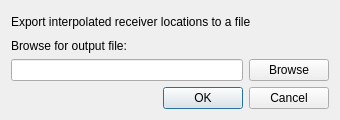
<?xml version="1.0" encoding="UTF-8"?>
<ui version="4.0">
 <class>export_receiver_locations</class>
 <widget class="QDialog" name="export_receiver_locations">
  <property name="geometry">
   <rect>
    <x>0</x>
    <y>0</y>
    <width>340</width>
    <height>120</height>
   </rect>
  </property>
  <property name="windowTitle">
   <string>Export to ASCII</string>
  </property>
  <layout class="QVBoxLayout" name="verticalLayout">
   <item>
    <widget class="QLabel" name="label_5">
     <property name="toolTip">
      <string>&lt;html&gt;&lt;head/&gt;&lt;body&gt;&lt;p&gt;Generate simple ASCII output file containing receiver traceIDs and locations known by SeisArray. Can be used as input file for Survey generation or SeisArray generation.&lt;/p&gt;&lt;/body&gt;&lt;/html&gt;</string>
     </property>
     <property name="text">
      <string>Export interpolated receiver locations to a file</string>
     </property>
    </widget>
   </item>
   <item>
    <layout class="QVBoxLayout" name="verticalLayout_2">
     <item>
      <widget class="QLabel" name="label_3">
       <property name="text">
        <string>Browse for output file:</string>
       </property>
      </widget>
     </item>
     <item>
      <layout class="QHBoxLayout" name="horizontalLayout_2">
       <item>
        <widget class="QLineEdit" name="lineEdit_outfile"/>
       </item>
       <item>
        <widget class="QPushButton" name="pushButton_outfile">
         <property name="text">
          <string>Browse</string>
         </property>
        </widget>
       </item>
      </layout>
     </item>
    </layout>
   </item>
   <item>
    <widget class="QDialogButtonBox" name="buttonBox">
     <property name="orientation">
      <enum>Qt::Horizontal</enum>
     </property>
     <property name="standardButtons">
      <set>QDialogButtonBox::Cancel|QDialogButtonBox::Ok</set>
     </property>
    </widget>
   </item>
  </layout>
 </widget>
 <resources/>
 <connections>
  <connection>
   <sender>buttonBox</sender>
   <signal>accepted()</signal>
   <receiver>export_receiver_locations</receiver>
   <slot>accept()</slot>
   <hints>
    <hint type="sourcelabel">
     <x>248</x>
     <y>254</y>
    </hint>
    <hint type="destinationlabel">
     <x>157</x>
     <y>274</y>
    </hint>
   </hints>
  </connection>
  <connection>
   <sender>buttonBox</sender>
   <signal>rejected()</signal>
   <receiver>export_receiver_locations</receiver>
   <slot>reject()</slot>
   <hints>
    <hint type="sourcelabel">
     <x>316</x>
     <y>260</y>
    </hint>
    <hint type="destinationlabel">
     <x>286</x>
     <y>274</y>
    </hint>
   </hints>
  </connection>
 </connections>
</ui>
